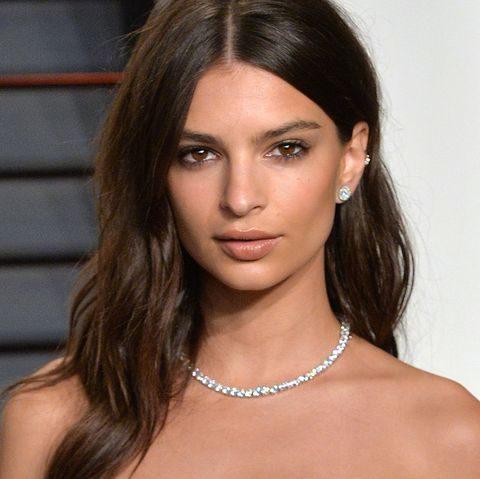
#> input picture Tutorial1/img.jpg, 480 x 479 px
$ python tutorial1.py
#> lines starting #> are read from the running program, lines starting #| are printed output that depends on the picture; after the words box and inside, x2 and y2 are one past the last pixel; in counts of white or black regions, pixels touching at a corner belong together
import cv2
import numpy as np
from matplotlib import pyplot as plt

# Tutorial 1 Point Processing
# Exercise 1

fullImage = cv2.imread("img.jpg", 0)
#> fullImage: shape (479, 480); min 0, max 255, mean 115.8

sector1 = fullImage[0:240, 0:240]
sector2 = fullImage[240:480, 0:240]
sector3 = fullImage[240:480, 240:480]
sector4 = fullImage[0:240, 240:480]
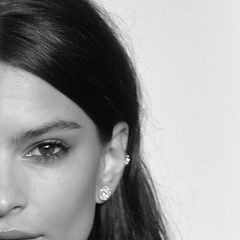
#> sector4: shape (240, 240); min 0, max 255, mean 153.2

SectoredImage = [sector1, sector2, sector3, sector4]


def histogramCV(title, segment):
    plt.plot(cv2.calcHist(segment, [0], None, [256], [0, 256]))
    plt.title(title)
    plt.show()


def histogram(title, segment):
#> called with title = 'Segment 1 Default'
    plt.hist(segment.ravel(), 256, [0, 256])
    plt.title(title)
    plt.show()


def isTreshold(img, treshvalue):
    return np.mean(img) > treshvalue


def treshold(img, treshvalue):
#> called with treshvalue = 127
    return 1.0 * (img > treshvalue)
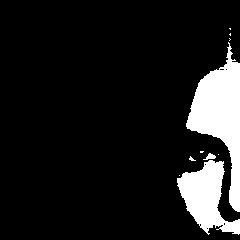
#> returned value: shape (240, 240) float64; values 0 (black) and 1 (white), 11.3% white; 10 white regions (7 under 20 px), largest, box (x1, y1, x2, y2) and area: (186, 42, 240, 212) 3975, (177, 160, 240, 235) 2430, (203, 153, 216, 160) 47
#| Sector 1: Dark
#| Sector 2: Dark
#| Sector 3: Light
#| Sector 4: Light


def powerTransform(segment, gamma):
#> called with gamma = 0.4
    return np.array(255 * (segment / 255) ** gamma, dtype='uint8')
#> call 4 of histogram, with title = 'Power Sector3'
#> in histogram (call 4), `plt.show()`:
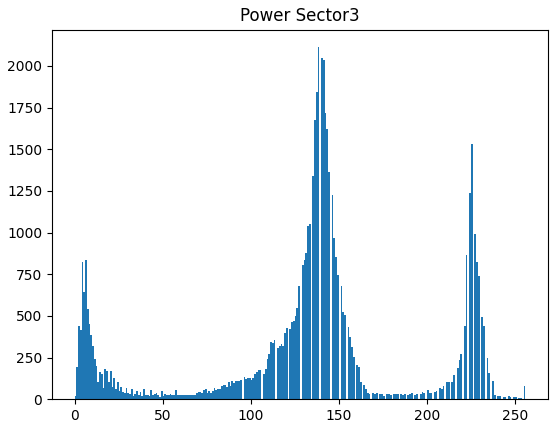
#> figure drawn by matplotlib, 1 panel; tallest bar 2112 high, from x = 138 to 139


def bitplaneSlice(img):
    # Iterate over each pixel and change pixel value to binary using np.binary_repr() and store it in a list.
    lst = []
    for i in range(img.shape[0]):
        for j in range(img.shape[1]):
            # lst.append(np.binary_repr(img[i][j], width=8))  # width = no. of bits
            lst.append('{0:08b}'.format(img[i][j]))  # width = no. of bits
#> after the loop, lst = 57600 items

    # We have a list of strings where each string represents binary pixel value.
    # To extract bit planes we need to iterate over the strings and store the characters
    # corresponding to bit planes into lists.
    # Multiply with 2^(n-1) and reshape to reconstruct the bit image.
    eight_bit_img = (np.array([int(i[0]) for i in lst], dtype=np.uint8) * 128).reshape(img.shape[0], img.shape[1])
    seven_bit_img = (np.array([int(i[1]) for i in lst], dtype=np.uint8) * 64).reshape(img.shape[0], img.shape[1])
#> seven_bit_img: shape (240, 240); values 0 (black) and 64 (white), 41.8% white; 156 white regions (141 under 20 px), largest, box (x1, y1, x2, y2) and area: (0, 91, 120, 166) 6683, (0, 177, 101, 240) 5575, (0, 3, 93, 80) 5512
    six_bit_img = (np.array([int(i[2]) for i in lst], dtype=np.uint8) * 32).reshape(img.shape[0], img.shape[1])
#> six_bit_img: shape (240, 240); values 0 (black) and 32 (white), 38.5% white; 131 white regions (121 under 20 px), largest, box (x1, y1, x2, y2) and area: (0, 0, 240, 240) 15634, (191, 64, 240, 209) 2432, (166, 137, 240, 240) 2096
    five_bit_img = (np.array([int(i[3]) for i in lst], dtype=np.uint8) * 16).reshape(img.shape[0], img.shape[1])
#> five_bit_img: shape (240, 240); values 0 (black) and 16 (white), 56.3% white; 407 black regions (383 under 20 px), largest, box (x1, y1, x2, y2) and area: (0, 0, 240, 240) 15007, (0, 3, 93, 80) 3875, (0, 91, 120, 166) 2418
    four_bit_img = (np.array([int(i[4]) for i in lst], dtype=np.uint8) * 8).reshape(img.shape[0], img.shape[1])
#> four_bit_img: shape (240, 240); values 0 (black) and 8 (white), 47.3% white in thin lines or dots
    three_bit_img = (np.array([int(i[5]) for i in lst], dtype=np.uint8) * 4).reshape(img.shape[0], img.shape[1])
#> three_bit_img: shape (240, 240); values 0 (black) and 4 (white), 50.2% white; black in thin lines or dots
    two_bit_img = (np.array([int(i[6]) for i in lst], dtype=np.uint8) * 2).reshape(img.shape[0], img.shape[1])
#> two_bit_img: shape (240, 240); values 0 (black) and 2 (white), 50.1% white; black in thin lines or dots
    one_bit_img = (np.array([int(i[7]) for i in lst], dtype=np.uint8) * 1).reshape(img.shape[0], img.shape[1])
#> one_bit_img: shape (240, 240); values 0 (black) and 1 (white), 49.8% white in thin lines or dots

    # Concatenate these images for ease of display using cv2.hconcat() and Vertically concatenate
    return cv2.vconcat([cv2.hconcat([eight_bit_img, seven_bit_img, six_bit_img, five_bit_img]),
                        cv2.hconcat([four_bit_img, three_bit_img, two_bit_img, one_bit_img])])
#> returned value: shape (480, 960)


# Original Images in Greyscale
cv2.imshow("Sector 1", sector1)
# cv2.imshow("Sector 2", sector2)
# cv2.imshow("Sector 3", sector3)
# cv2.imshow("Sector 4", sector3)


# Calculating Histogram for each segment
histogram("Segment 1 Default", sector1)
# histogram("Histogram segment 2", sector2)
histogram("Segment 3 Default", sector3)
# histogram("Histogram segment 4", sector4)

# Thresholding
treshValue = 127
tresh1 = treshold(sector1, treshValue)
# tresh2 = treshold(sector2, treshValue)
# tresh3 = treshold(sector3, treshValue)
# tresh4 = treshold(sector4, treshValue)

cv2.imshow("Tresholding 1", tresh1)
# cv2.imshow("Tresholding 2", tresh2)
# cv2.imshow("Tresholding 3", tresh3)
# cv2.imshow("Tresholding 4", tresh4)
# Checking if sector is light or dark

print("Sector 1: %s" % ("Light" if isTreshold(sector1, treshValue) else "Dark"))
print("Sector 2: %s" % ("Light" if isTreshold(sector2, treshValue) else "Dark"))
print("Sector 3: %s" % ("Light" if isTreshold(sector3, treshValue) else "Dark"))
print("Sector 4: %s" % ("Light" if isTreshold(sector4, treshValue) else "Dark"))

# If Image is Dark set lighter Gamma & Vice-Versa
powerSector1 = powerTransform(sector1, 2.2 if isTreshold(sector1, treshValue) else 0.4)
# powerSector2 = powerTransform(sector2, 1.5 if isTreshold(sector2, treshValue) else 3)
powerSector3 = powerTransform(sector3, 1.5 if isTreshold(sector3, treshValue) else 3)
# powerSector4 = powerTransform(sector4, 1.5 if isTreshold(sector4, treshValue) else 3)

cv2.imshow("Power Transform sector1", powerSector1)
# cv2.imshow("Power Transform sector2", powerSector2)
cv2.imshow("Power Transform sector3", powerSector3)
# cv2.imshow("Power Transform sector4", powerSector4)

# Compare Powers Segment's Histograms
histogram("Power Transform 1", powerSector1)
# histogram("Power Sector2", powerSector2)
histogram("Power Sector3", powerSector3)
# histogram("Power Sector4", powerSector4)

# Bitwise Splicing
bitplane = bitplaneSlice(sector1)
bitplane2 = bitplaneSlice(sector2)
#> in bitplaneSlice (call 2), `eight_bit_img = (np.array([int(i[0]) for i in lst], dtype=np.uint8) * ..`: eight_bit_img: shape (239, 240); values 0 (black) and 128 (white), 24.9% white; 17 white regions (10 under 20 px), largest, box (x1, y1, x2, y2) and area: (131, 88, 240, 239) 9132, (7, 144, 77, 239) 4382, (220, 21, 240, 45) 315
#> in bitplaneSlice (call 2), `seven_bit_img = (np.array([int(i[1]) for i in lst], dtype=np.uint8) * ..`: seven_bit_img: shape (239, 240); values 0 (black) and 64 (white), 29.6% white; 102 white regions (82 under 20 px), largest, box (x1, y1, x2, y2) and area: (0, 13, 99, 99) 5436, (0, 110, 130, 239) 5003, (110, 71, 240, 239) 2751
#> in bitplaneSlice (call 2), `six_bit_img = (np.array([int(i[2]) for i in lst], dtype=np.uint8) * 32..`: six_bit_img: shape (239, 240); values 0 (black) and 32 (white), 46.5% white; 136 white regions (125 under 20 px), largest, box (x1, y1, x2, y2) and area: (0, 0, 240, 239) 23261, (23, 154, 67, 217) 1520, (194, 74, 240, 133) 600
#> in bitplaneSlice (call 2), `five_bit_img = (np.array([int(i[3]) for i in lst], dtype=np.uint8) * 1..`: five_bit_img: shape (239, 240); values 0 (black) and 16 (white), 53% white; 314 black regions (293 under 20 px), largest, box (x1, y1, x2, y2) and area: (0, 0, 240, 239) 19489, (143, 142, 240, 239) 4690, (0, 0, 98, 13) 626
#> in bitplaneSlice (call 2), `four_bit_img = (np.array([int(i[4]) for i in lst], dtype=np.uint8) * 8..`: four_bit_img: shape (239, 240); values 0 (black) and 8 (white), 49.6% white in thin lines or dots
#> in bitplaneSlice (call 2), `three_bit_img = (np.array([int(i[5]) for i in lst], dtype=np.uint8) * ..`: three_bit_img: shape (239, 240); values 0 (black) and 4 (white), 49.6% white in thin lines or dots
#> in bitplaneSlice (call 2), `two_bit_img = (np.array([int(i[6]) for i in lst], dtype=np.uint8) * 2)..`: two_bit_img: shape (239, 240); values 0 (black) and 2 (white), 49.8% white in thin lines or dots
#> in bitplaneSlice (call 2), `one_bit_img = (np.array([int(i[7]) for i in lst], dtype=np.uint8) * 1)..`: one_bit_img: shape (239, 240); values 0 (black) and 1 (white), 50.4% white; black in thin lines or dots
bitplane3 = bitplaneSlice(sector3)
#> in bitplaneSlice (call 3), `eight_bit_img = (np.array([int(i[0]) for i in lst], dtype=np.uint8) * ..`: eight_bit_img: shape (239, 240); values 0 (black) and 128 (white), 83% white; 38 black regions (35 under 20 px), largest, box (x1, y1, x2, y2) and area: (0, 0, 174, 120) 9401, (0, 9, 30, 23) 225, (0, 0, 23, 3) 51
#> in bitplaneSlice (call 3), `seven_bit_img = (np.array([int(i[1]) for i in lst], dtype=np.uint8) * ..`: seven_bit_img: shape (239, 240); values 0 (black) and 64 (white), 22.9% white; 63 white regions (51 under 20 px), largest, box (x1, y1, x2, y2) and area: (152, 0, 240, 161) 10318, (0, 0, 158, 120) 1529, (38, 120, 92, 152) 253
#> in bitplaneSlice (call 3), `six_bit_img = (np.array([int(i[2]) for i in lst], dtype=np.uint8) * 32..`: six_bit_img: shape (239, 240); values 0 (black) and 32 (white), 74.1% white; 116 black regions (105 under 20 px), largest, box (x1, y1, x2, y2) and area: (0, 0, 240, 185) 12042, (0, 0, 83, 47) 1734, (3, 25, 25, 34) 147
#> in bitplaneSlice (call 3), `five_bit_img = (np.array([int(i[3]) for i in lst], dtype=np.uint8) * 1..`: five_bit_img: shape (239, 240); values 0 (black) and 16 (white), 37.2% white; 219 white regions (204 under 20 px), largest, box (x1, y1, x2, y2) and area: (0, 0, 240, 190) 18386, (153, 192, 188, 236) 875, (200, 185, 234, 207) 429
#> in bitplaneSlice (call 3), `four_bit_img = (np.array([int(i[4]) for i in lst], dtype=np.uint8) * 8..`: four_bit_img: shape (239, 240); values 0 (black) and 8 (white), 58.5% white; 353 black regions (328 under 20 px), largest, box (x1, y1, x2, y2) and area: (0, 0, 240, 204) 17603, (197, 198, 240, 239) 963, (0, 183, 57, 219) 883
#> in bitplaneSlice (call 3), `three_bit_img = (np.array([int(i[5]) for i in lst], dtype=np.uint8) * ..`: three_bit_img: shape (239, 240); values 0 (black) and 4 (white), 48.1% white in thin lines or dots
#> in bitplaneSlice (call 3), `two_bit_img = (np.array([int(i[6]) for i in lst], dtype=np.uint8) * 2)..`: two_bit_img: shape (239, 240); values 0 (black) and 2 (white), 50.7% white; black in thin lines or dots
#> in bitplaneSlice (call 3), `one_bit_img = (np.array([int(i[7]) for i in lst], dtype=np.uint8) * 1)..`: one_bit_img: shape (239, 240); values 0 (black) and 1 (white), 50.1% white; black in thin lines or dots
#> in bitplaneSlice (call 3), `return cv2.vconcat([cv2.hconcat([eight_bit_img, seven_bit_img, six_bit..`:
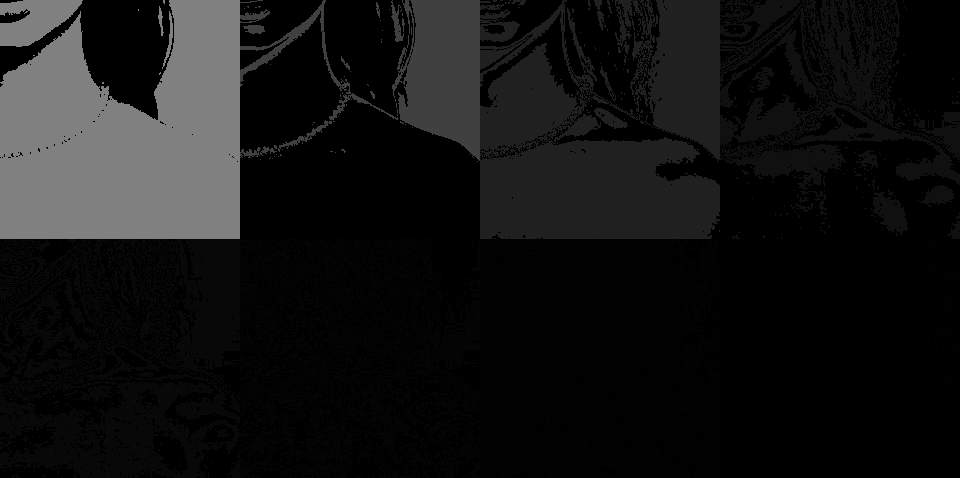
#> returned value: shape (478, 960); min 0, max 128, mean 19.8
bitplane4 = bitplaneSlice(sector4)
#> in bitplaneSlice (call 4), `eight_bit_img = (np.array([int(i[0]) for i in lst], dtype=np.uint8) * ..`: eight_bit_img: shape (240, 240); values 0 (black) and 128 (white), 66.8% white; 13 black regions (9 under 20 px), largest, box (x1, y1, x2, y2) and area: (0, 0, 167, 240) 17339, (12, 120, 83, 164) 1481, (0, 233, 46, 240) 234, (0, 206, 24, 219) 73
#> in bitplaneSlice (call 4), `seven_bit_img = (np.array([int(i[1]) for i in lst], dtype=np.uint8) * ..`: seven_bit_img: shape (240, 240); values 0 (black) and 64 (white), 56.8% white; 55 black regions (54 under 20 px), largest, box (x1, y1, x2, y2) and area: (0, 0, 170, 240) 24747
#> in bitplaneSlice (call 4), `six_bit_img = (np.array([int(i[2]) for i in lst], dtype=np.uint8) * 32..`:
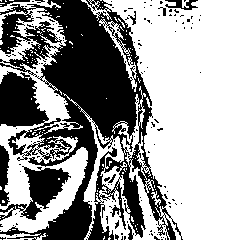
#> six_bit_img: shape (240, 240); values 0 (black) and 32 (white), 60.5% white; 138 black regions (128 under 20 px), largest, box (x1, y1, x2, y2) and area: (0, 0, 183, 240) 20018, (0, 166, 71, 221) 1478, (0, 145, 10, 206) 429
#> in bitplaneSlice (call 4), `five_bit_img = (np.array([int(i[3]) for i in lst], dtype=np.uint8) * 1..`: five_bit_img: shape (240, 240); values 0 (black) and 16 (white), 31.4% white; 202 white regions (192 under 20 px), largest, box (x1, y1, x2, y2) and area: (0, 0, 183, 240) 16209, (0, 98, 36, 122) 534, (32, 171, 60, 195) 276
#> in bitplaneSlice (call 4), `four_bit_img = (np.array([int(i[4]) for i in lst], dtype=np.uint8) * 8..`: four_bit_img: shape (240, 240); values 0 (black) and 8 (white), 42.9% white; 234 white regions (221 under 20 px), largest, box (x1, y1, x2, y2) and area: (0, 0, 192, 240) 19668, (189, 48, 240, 240) 3151, (162, 136, 187, 178) 434
#> in bitplaneSlice (call 4), `three_bit_img = (np.array([int(i[5]) for i in lst], dtype=np.uint8) * ..`: three_bit_img: shape (240, 240); values 0 (black) and 4 (white), 51.1% white; 197 black regions (186 under 20 px), largest, box (x1, y1, x2, y2) and area: (0, 0, 228, 240) 24081, (189, 48, 240, 240) 3110, (115, 111, 127, 126) 61
#> in bitplaneSlice (call 4), `two_bit_img = (np.array([int(i[6]) for i in lst], dtype=np.uint8) * 2)..`:
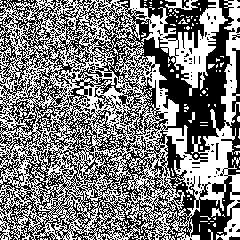
#> two_bit_img: shape (240, 240); values 0 (black) and 2 (white), 49.3% white; 210 white regions (201 under 20 px), largest, box (x1, y1, x2, y2) and area: (0, 0, 240, 240) 27210, (165, 0, 198, 10) 166, (211, 208, 221, 217) 57
#> in bitplaneSlice (call 4), `one_bit_img = (np.array([int(i[7]) for i in lst], dtype=np.uint8) * 1)..`:
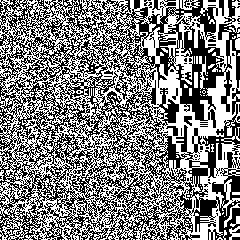
#> one_bit_img: shape (240, 240); values 0 (black) and 1 (white), 50.1% white; black in thin lines or dots

cv2.imshow("Sector1 Bitplane ", bitplane)
# cv2.imshow("Sector2 Bitplane ", bitplane2)
# cv2.imshow("Sector3 Bitplane ", bitplane3)
# cv2.imshow("Sector4 Bitplane ", bitplane4)

cv2.waitKey(0)
cv2.destroyAllWindows()
